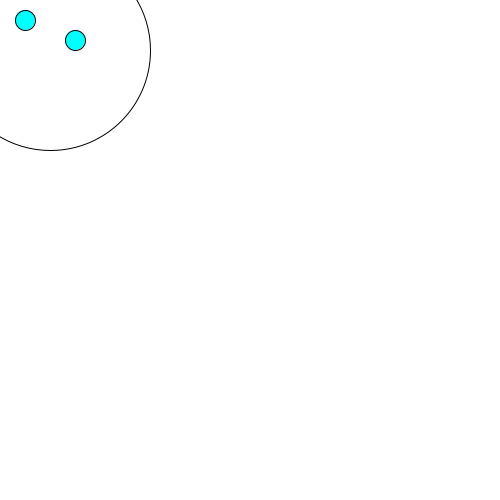
Frame 1 (no input)
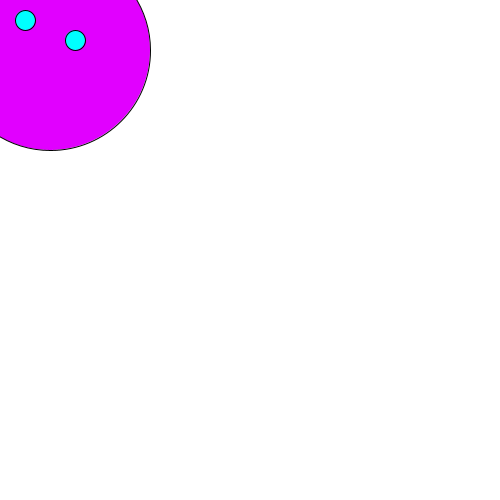
Frame 60 (the mouse pressed at the canvas centre just before this capture)
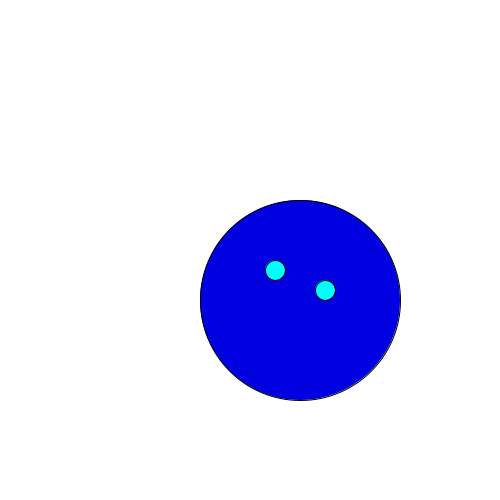
Frame 120 (the mouse held since frame 60 and released just before this capture)

The Processing sketch that drew these frames (run headless with seeded random() and noise(); from frame 60 on, the mouse is pressed at the canvas centre):

// Processing sketch: processing_106370
// ── processing_106370.pde

int counter;
 
void setup() {  //setup function called initially, only once
  size(500, 500);
  background(255);  //set background white
}
 
void draw() {  //draw function loops 
 
    background(255);
 
    //fill(0,255,0);
 
    ellipse(mouseX+50,mouseY+50,200,200);
 
    // eyes
    fill(0,255,255);
    ellipse(mouseX+75,mouseY+40,20,20);
    ellipse(mouseX+25,mouseY+20,20,20);
    
    if (mousePressed){
        fill(0,0,225);
    }
    else {
        fill(225,0,255);
    }
 
 
}
